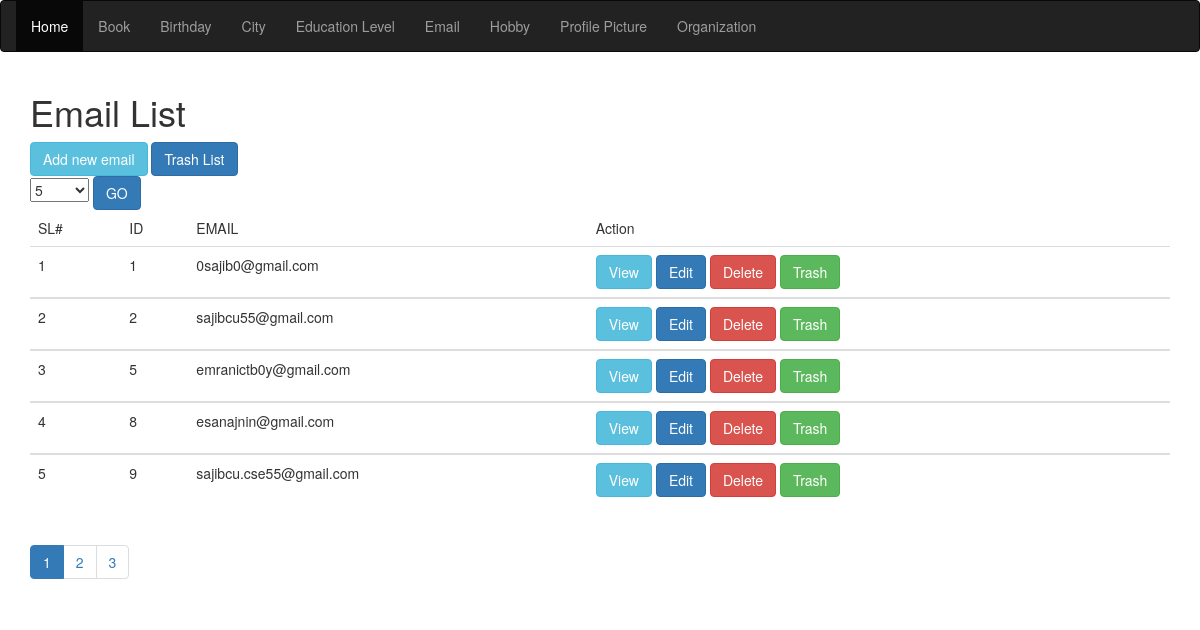
Screenshot of /views/SEIP129150/Email/index.php with the database file from the repository.
### tables this page shows
CREATE TABLE `email` (
  `id` int(11) NOT NULL,
  `email` varchar(30) NOT NULL,
  `trash` date DEFAULT NULL
);

### src/BITM/SEIP129150/Email/Email.php (called while the page is built, shortened)
<?php
class Email{
    public $conn;
    public  function __construct()
    {
        $this->conn=mysqli_connect("localhost","root","","atomicprojectb21");
    }
    public  function  count()
    {
        $query="SELECT COUNT(*) AS totalItem FROM `email` WHERE `trash` IS NULL";
        $result=mysqli_query($this->conn,$query);
        $row= mysqli_fetch_assoc($result);
        return $row['totalItem'];
    }
    public function paginator($pageStartFrom=0,$Limit=5){
        $query="SELECT * FROM `email` WHERE `trash` IS NULL LIMIT ".$pageStartFrom.",".$Limit;
        $_allemail= array();
        $result= mysqli_query($this->conn,$query);
        while($row= mysqli_fetch_assoc($result)){
            $_allemail[]=$row;
        }
        return $_allemail;
    }
}

### views/SEIP129150/Email/index.php (the view, shortened to what this page needs)
<?php
$email=new  Email();
$totalIteam=$email->count();
$iteamPerPage=$_SESSION['iteamPerPage'];
$noOfPage=ceil($totalIteam/$iteamPerPage);
$pagination="";
if(array_key_exists('pageNumber',$_GET))
{
    $pageNo=$_GET['pageNumber'];
}
else $pageNo=1;
for($i=1;$i<=$noOfPage;$i++)
{
    $active=($pageNo==$i)? "active":"";
    $pagination.="<li class='$active'><a href='index.php?pageNumber=$i'>$i</a></li>";
}
$pageStartFrom=$iteamPerPage*($pageNo-1);
$alemail=$email->paginator($pageStartFrom,$iteamPerPage);
?>
<!DOCTYPE html>
<html>
<head>
    <link rel="stylesheet" href="http://maxcdn.bootstrapcdn.com/bootstrap/3.3.6/css/bootstrap.min.css">
    <link rel="stylesheet" type="text/css" href="../../../resources/bootstrap/css/bootstrap.css">
</head >
<body>
<nav class="navbar navbar-inverse">
    <div class="container-fluid">
        <ul class="nav navbar-nav">
            <li class="active"><a href="../../../index.php">Home</a></li>
            <li><a href="../Book/index.php">Book</a></li>
            <li><a href="../Birthday/index.php">Birthday</a></li>
            <li><a href="../City/index.php">City</a></li>
            <li><a href="../Education_level/index.php">Education Level</a></li>
            <li><a href="../Email/index.php">Email</a></li>
            <li><a href="../Hobby/index.php">Hobby</a></li>
            <li><a href="../Profile_picture/index.php">Profile Picture</a></li>
            <li><a href="../Summary_of_organizations/index.php">Organization</a></li>
        </ul>
    </div>
</nav>
<div class="container">
    <h1>Email List</h1>
    <a href="create.php" class="btn btn-info" role="button">Add new email</a>
    <a href="trashVeiw.php" class="btn btn-primary" role="button">Trash List</a>
    <br>
    <form action="index.php">
        <select name="iteamPerPage">
            <option <?php if($_SESSION['iteamPerPage']==5) echo "selected"?>>5</option>
        </select>
        <input type="submit" value="GO" class="btn btn-primary">
    </form>
    <div class="table-responsive">
        <table class="table">
            <thead>
            <tr>
                <td>
                    SL#
                </td>
                <td>
                    ID
                </td>
                <td>
                    EMAIL
                </td>
                <td>
                    Action
                </td>
            </tr>
            </thead>
            <tbody>
            <?php
            $sl=1;
            foreach ($alemail as $email) {
            ?>
            <tr>
                <td><?php echo  $sl+$pageStartFrom?></td>
                <td> <?php echo $email['id']?></td>
                <td> <?php echo $email['email']?></td>
                <td>
                    <a href="veiw.php?id=<?php echo $email['id']?>" class="btn btn-info" role="button">View</a>
                    <a href="edit.php?id=<?php echo $email['id']?>" class="btn btn-primary" role="button">Edit</a>
                    <a href="delete.php?id=<?php echo $email['id']?>" class="btn btn-danger" role="button">Delete</a>
                    <a href="trash.php?id=<?php echo $email['id']?>" class="btn btn-success" role="button">Trash</a>
                </td>
            </tr>
            </tbody>
            <?php $sl++; } ?>
        </table>
        <ul class="pagination">
            <?php echo $pagination;
            ?>
        </ul>
    </div>
</div>
</body>
</html>

### rows the page displays
email: pageStartFrom "1", id "1", email "0sajib0@gmail.com"
email: pageStartFrom "2", id "2", email "sajibcu55@gmail.com"
email: pageStartFrom "3", id "5", email "emranictb0y@gmail.com"
email: pageStartFrom "4", id "8", email "esanajnin@gmail.com"
email: pageStartFrom "5", id "9", email "sajibcu.cse55@gmail.com"
